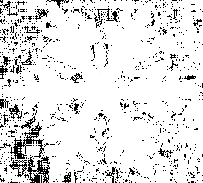
#> input picture app/UI/MotionStudio/resource/img/snowflake.png, 203 x 183 px; its folder holds only this picture in this run
$ python -i tool.py   (imports and definitions only)
#> lines starting #> are read from the running program, lines starting #| are printed output that depends on the picture; after the words box and inside, x2 and y2 are one past the last pixel; in counts of white or black regions, pixels touching at a corner belong together
### app/Base/utils/nonblocking_logging.py
import logging
import os
import sys
from logging.handlers import QueueHandler, QueueListener, TimedRotatingFileHandler
from pathlib import Path
from queue import Full, Queue
from typing import Iterable, Optional


DEFAULT_LOG_QUEUE_MAXSIZE = 5000


class DroppingQueueHandler(QueueHandler):
    """Never let a slow log destination block an application thread."""

    def __init__(self, log_queue: Queue):
        super().__init__(log_queue)
        self.dropped_records = 0

    # [5 lines left out: function enqueue, not called in this run]


class ExcludeLoggerFilter(logging.Filter):
    def __init__(self, logger_names: Iterable[str]):
        super().__init__()
        self.logger_names = tuple(logger_names)

    # [5 lines left out: function filter, not called in this run]


class _AsyncLogSink:
    def __init__(self, handler: logging.Handler, queue_maxsize: int):
        self.queue = Queue(maxsize=queue_maxsize)
        self.queue_handler = DroppingQueueHandler(self.queue)
        self.queue_handler.setLevel(handler.level)
        self.listener = QueueListener(
            self.queue,
            handler,
            respect_handler_level=True,
        )
        # QueueListener uses a daemon thread. Do not stop/join it at process
        # shutdown: a frozen Windows console could otherwise block shutdown.
        self.listener.start()


class NonBlockingLoggingRuntime:
    def __init__(self, sinks: list[_AsyncLogSink]):
        self.sinks = sinks

    @property
    def dropped_records(self) -> int:
        return sum(sink.queue_handler.dropped_records for sink in self.sinks)


_runtime: Optional[NonBlockingLoggingRuntime] = None


def _queue_maxsize(value: Optional[int]) -> int:
    if value is not None:
        return max(int(value), 1)
    raw_value = os.getenv("LG3D_LOG_QUEUE_MAXSIZE", str(DEFAULT_LOG_QUEUE_MAXSIZE))
    try:
        return max(int(raw_value), 1)
    except ValueError:
        return DEFAULT_LOG_QUEUE_MAXSIZE


def configure_nonblocking_logging(
    log_file: Path,
    *,
    root_level: int = logging.DEBUG,
    file_level: int = logging.DEBUG,
    console_level: int = logging.INFO,
    queue_maxsize: Optional[int] = None,
    console_excluded_loggers: Iterable[str] = ("uvicorn.access",),
) -> NonBlockingLoggingRuntime:
    """Route root logs through bounded queues so I/O cannot stall the service."""
    global _runtime

    root_logger = logging.getLogger()
    if _runtime is not None:
        runtime_handlers = {
            sink.queue_handler
            for sink in _runtime.sinks
        }
        if runtime_handlers and runtime_handlers.issubset(root_logger.handlers):
            return _runtime

    maxsize = _queue_maxsize(queue_maxsize)
    log_file = Path(log_file)
    log_file.parent.mkdir(parents=True, exist_ok=True)
    formatter = logging.Formatter(
        "%(asctime)s - %(name)s - %(levelname)s - %(message)s"
    )

    file_handler = TimedRotatingFileHandler(
        log_file,
        when="midnight",
        interval=1,
        backupCount=30,
        encoding="utf-8",
        delay=True,
    )
    file_handler.suffix = "%Y-%m-%d.log"
    file_handler.setLevel(file_level)
    file_handler.setFormatter(formatter)

    console_handler = logging.StreamHandler(sys.stderr)
    console_handler.setLevel(console_level)
    console_handler.setFormatter(formatter)
    excluded = tuple(console_excluded_loggers)
    if excluded:
        console_handler.addFilter(ExcludeLoggerFilter(excluded))

    sinks = [
        _AsyncLogSink(file_handler, maxsize),
        _AsyncLogSink(console_handler, maxsize),
    ]
    for handler in root_logger.handlers[:]:
        root_logger.removeHandler(handler)
    for sink in sinks:
        root_logger.addHandler(sink.queue_handler)
    root_logger.setLevel(root_level)

    # Uvicorn otherwise installs direct StreamHandlers which reintroduce the
    # same console back-pressure problem.
    for logger_name in ("uvicorn", "uvicorn.error", "uvicorn.access", "fastapi"):
        service_logger = logging.getLogger(logger_name)
        for handler in service_logger.handlers[:]:
            service_logger.removeHandler(handler)
        service_logger.propagate = True

    _runtime = NonBlockingLoggingRuntime(sinks)
    return _runtime

### app/Base/utils/Log.py
import logging
import multiprocessing
import os
from pathlib import Path
import string

from Base import Init
from Base.utils.nonblocking_logging import configure_nonblocking_logging


translator = str.maketrans(string.punctuation,
                           "_" * len(string.punctuation))
process_name = multiprocessing.current_process().name.translate(translator)
project_root = Path(__file__).resolve().parents[3]
configured_log_dir = Path(Init.logDir)
if not configured_log_dir.is_absolute():
    configured_log_dir = project_root / configured_log_dir
log_dir = Path(os.getenv("LG3D_LOG_DIR", configured_log_dir)) / "Algorithm"

# Algorithm stages emit a large amount of diagnostic output. Business threads
# only enqueue records; a paused console or slow disk cannot hold the GIL or a
# logging handler lock in the processing pipeline.
logging_runtime = configure_nonblocking_logging(
    log_dir / f"{process_name}_{os.getpid()}.log",
    root_level=logging.DEBUG,
    file_level=logging.DEBUG,
    console_level=logging.INFO,
)
logger = logging.getLogger()

for noisy_logger in ("matplotlib", "ultralytics", "asyncio", "PIL"):
    logging.getLogger(noisy_logger).setLevel(logging.WARNING)

try:
    from ultralytics.utils import LOGGER as _ULTRA_LOGGER

    _ULTRA_LOGGER.setLevel(logging.WARNING)
#> (this line was passed over: ultralytics is not available in this run)
except Exception:
    pass

### app/Base/utils/DetectionSpeedRecord.py
import time
from datetime import datetime
from functools import wraps
from typing import Any, Callable, TypeVar

from Base.utils.Log import logger

T = TypeVar("T")


class DetectionSpeedRecord:

    # [4 lines left out: function __init__, not called in this run]

    @staticmethod
    def timing_decorator(
        log_message: str = "",
        warning_seconds: float = 3.0,
        error_seconds: float = 60.0,
    ) -> Callable[[Callable[..., T]], Callable[..., T]]:

        def decorator(func: Callable[..., T]) -> Callable[..., T]:

            # [13 lines left out: function wrapper, not called in this run]

            return wrapper

        return decorator

### app/algorithm_runtime/tools/tool.py
import cv2
import numpy
import numpy as np
from PIL import Image

from Base.property.Types import Point2D
from Base.utils.DetectionSpeedRecord import DetectionSpeedRecord
from Base.utils.Log import logger


# [19 lines left out: functions showImage, getMask, not called in this run]


def get_foreground(gray_image, direction="L", key=None):
#> called with direction = 'L'
    if isinstance(gray_image, Image.Image):
        gray_image = np.array(gray_image)
    blurred_image = cv2.GaussianBlur(gray_image, (9, 9), 0)
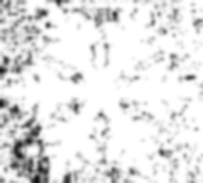
#> blurred_image: shape (183, 203); min 15, max 255, mean 227.9
    # 应用阈值处理
    _, binary_image = cv2.threshold(blurred_image, 65, 210, cv2.THRESH_BINARY + cv2.THRESH_OTSU)
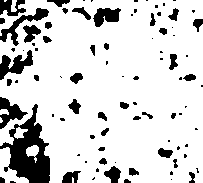
#> binary_image: shape (183, 203); values 0 (black) and 210 (white), 83.3% white; 89 black regions (48 under 20 px), largest, box (x1, y1, x2, y2) and area: (0, 104, 50, 183) 1873, (0, 50, 33, 80) 467, (0, 8, 49, 46) 441
    # ret, binary_image = cv2.threshold(blurred_image, 70, 255, cv2.THRESH_BINARY)
    # 应用形态学操作去除噪声
    kernel = np.ones((5, 5), np.uint8)  # 调整核的大小
    cleaned_image = cv2.morphologyEx(binary_image, cv2.MORPH_CLOSE, kernel, iterations=4)
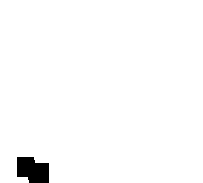
#> cleaned_image: shape (183, 203); values 0 (black) and 210 (white), 98.2% white; 1 black region
    # cleaned_image=binary_image
    # 找到轮廓
    contours, _ = cv2.findContours(cleaned_image, cv2.RETR_EXTERNAL, cv2.CHAIN_APPROX_SIMPLE)
#> contours = 1 contour; box (x1, y1, x2, y2) and area: (0, 0, 203, 183) 36053
    contours = list(contours)
    contours.sort(key=cv2.contourArea, reverse=True)
    print([cv2.contourArea(c) for c in contours])
#| [36053.0]
    # 创建掩膜并填充最大的轮廓
    mask = np.zeros_like(gray_image)
    new_contours = []
    for c in contours:
        if direction == "L" or "D" in key or "M" in key:
            if cv2.boundingRect(c)[0] < 300:
                new_contours.append(c)
        elif direction == "R":

            if cv2.boundingRect(c)[0] + cv2.boundingRect(c)[2] > cleaned_image.shape[1] - 500:
                new_contours.append(c)
#> this loop made 1 pass
#> after the loop, new_contours has the same summary as contours
    if new_contours:
        largest_contour = max(new_contours, key=cv2.contourArea)
#> largest_contour = contour of 20 points, box (x1, y1, x2, y2) (0, 0, 203, 183), area 36053
        rec2 = cv2.boundingRect(largest_contour)
#> rec2 = (0, 0, 203, 183)
        cv2.drawContours(mask, [largest_contour], -1, 255, thickness=cv2.FILLED)
#> mask: shape (183, 203); 98.2% white; 1 black region, box (x1, y1, x2, y2) and area: (17, 157, 49, 183) 676

    # 应用掩膜移除背景
    # foreground = cv2.bitwise_and(gray_image, gray_image, mask=mask)
    # return foreground, mask,rec
    return gray_image, mask


# [356 lines left out: functions auto_crop, crop_max_image_black_edges, cropImage, horizontal_projection_first_nonzero, find_nearest, getDiff and 9 more, not called in this run]

>>> import cv2
>>> picture = cv2.imread('../../UI/MotionStudio/resource/img/snowflake.png', cv2.IMREAD_GRAYSCALE)
>>> result = get_foreground(picture)
